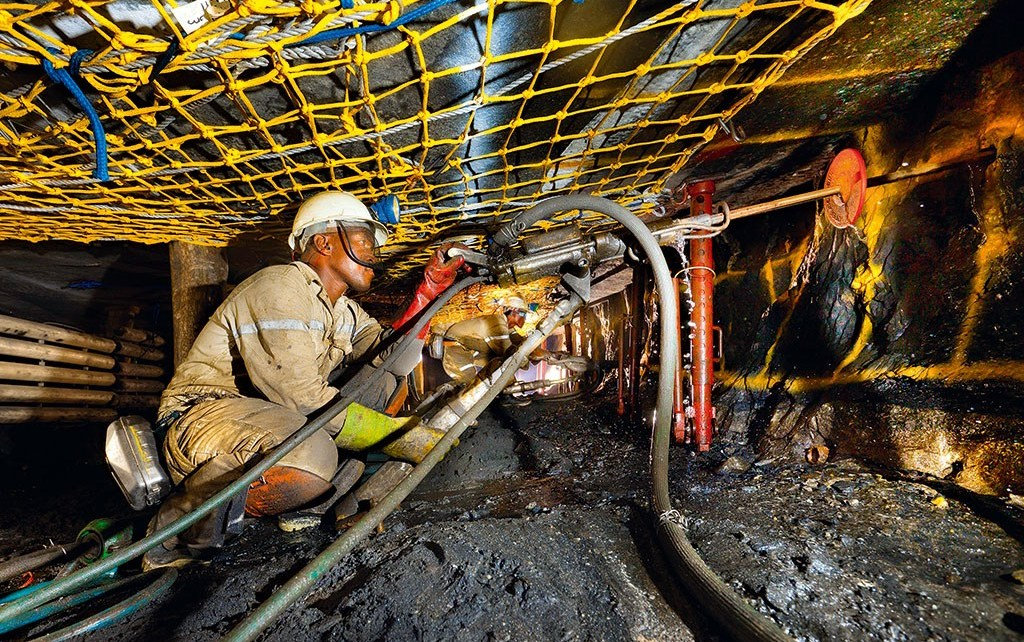
#> input picture img/mine_worker.jpg, 1024 x 642 px, found by its file name
$ jupyter execute --allow-errors Aula01_cv_proficam.ipynb   (shell and % lines are left out)   (older library calls are emulated)
#> lines starting #> are read from the running program, lines starting #| are printed output that depends on the picture; after the words box and inside, x2 and y2 are one past the last pixel; in counts of white or black regions, pixels touching at a corner belong together
# **Mestrado Profisional PROFICAM - ITV**

## **Introdução a Visão Computacional**

### Aula 01 - Exemplos de processamento de imagens com OpenCV

Documentação extra do OpenCV pode ser visualizada em: https://docs.opencv.org/master/d6/d00/tutorial_py_root.html

Documento inspirado nas atividades do curso de Visão do André Almeida (https://github.com/andre-almd/CursoVisaoComputacional-AcademiaDeOperacoesVALE)

Inicialmente precisamos clonar o repositorio com as imagens que vamos usar para os experimentos

[cell 1]
# Baixar os arquivos necessários para a aula

[cell 2]
# Imports necessários

from skimage import io
import numpy as np
import matplotlib.pyplot as plt
import imutils

import cv2
from google.colab.patches import cv2_imshow

[cell 3]
print("OpenCV version:", cv2.__version__)

[cell 4]
# Carregar a imagem do dataset
img = cv2.imread('/content/intro_cv_proficam/img/mine_worker.jpg')
#> img is the input picture: shape (642, 1024, 3); mean B, G, R 50.8, 75.8, 91.6

Temos varias formas de plotar as imagens em OpenCV no ambiente COLAB. Podemos umas uma função de OpenCV diretramente, ou usar uma biblioteca de plots e gráficos chamada Matplotlib.

O que acontece ao plotar cada uma?

[cell 5]
# Plotar imagem
cv2_imshow(img) # plotar com a funcao de OpenCV diretamente
plt.imshow(img) # plotar usando matplotlib

#### **Análise dos pixels e dos canais de cores**

A imagem plotada com matplotlib tem as cores "extranhas". Isso é pela forma em que as cores são organizadas nas imagens de OpenCV: BGR ao invez de RGB. Para converter para RGB, podemos usar o seguinte comando:

[cell 6]
# converter e plotar imagem em RGB
img_rgb = cv2.cvtColor(img, cv2.COLOR_BGR2RGB)
plt.imshow(img_rgb)

[cell 7]
# Ver os valores dos pixels em uma posição
img_rgb[0,0]
#> Out = [75, 64, 42]

[cell 8]
# Para visualizar a forma desta imagem e os canais de cor usamos "shape"
img_rgb.shape
#> Out = (642, 1024, 3)

[cell 9]
# plotar canais separados VERMELHO
plt.imshow(img_rgb[:, :, 0])

[cell 10]
# plotar canais separados VERDE
plt.imshow(img_rgb[:, :, 1])

[cell 11]
# plotar canais separados AZUL
plt.imshow(img_rgb[:, :, 2])

[cell 12]
# Print shape de um único canal
img_rgb[:, :, 0].shape
#> Out = (642, 1024)

[cell 13]
# converter imagem em tons de cinza para facilitar manipulação
img_gray = cv2.cvtColor(img_rgb, cv2.COLOR_RGB2GRAY)
cv2_imshow(img_gray)

[cell 14]
# Fatiamento da imagem
img_crop = img_gray[170:320, 260:410]
cv2_imshow(img_crop)
img_crop.shape
#> Out = (150, 150)

[cell 15]
# Captando a ROI da imagem
img_roi = img.copy()
cv2.rectangle(img_roi, (110,170), (540, 610), (255, 0, 0), 4)
cv2.rectangle(img_roi, (420, 250), (550, 450), (0, 0, 198), 4)
cv2_imshow(img_roi)

#### **Transformações de imagem**

Como rotacionar e transladar uma imagem?
Como sumar e restar imagens? Mixturar?

[cell 16]
shark = cv2.imread('/content/intro_cv_proficam/img/shark.jpg') #, cv2.IMREAD_GRAYSCALE)
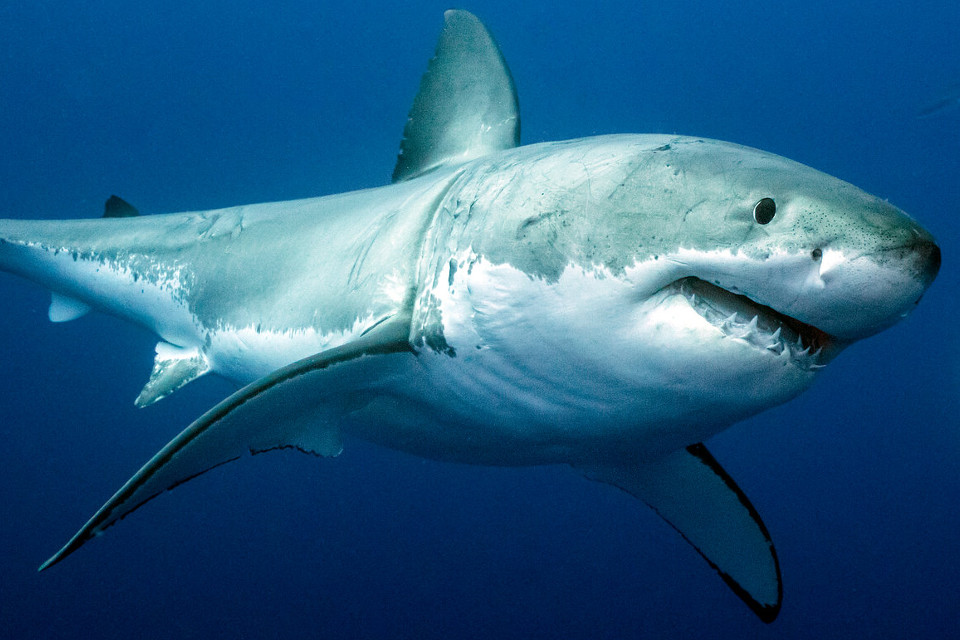
#> input picture img/shark.jpg, 960 x 640 px, found by its file name
#> shark is the input picture: shape (640, 960, 3); mean B, G, R 130.8, 92.3, 38.8
bike = cv2.imread('/content/intro_cv_proficam/img/bike.jpg') #, cv2.IMREAD_GRAYSCALE)
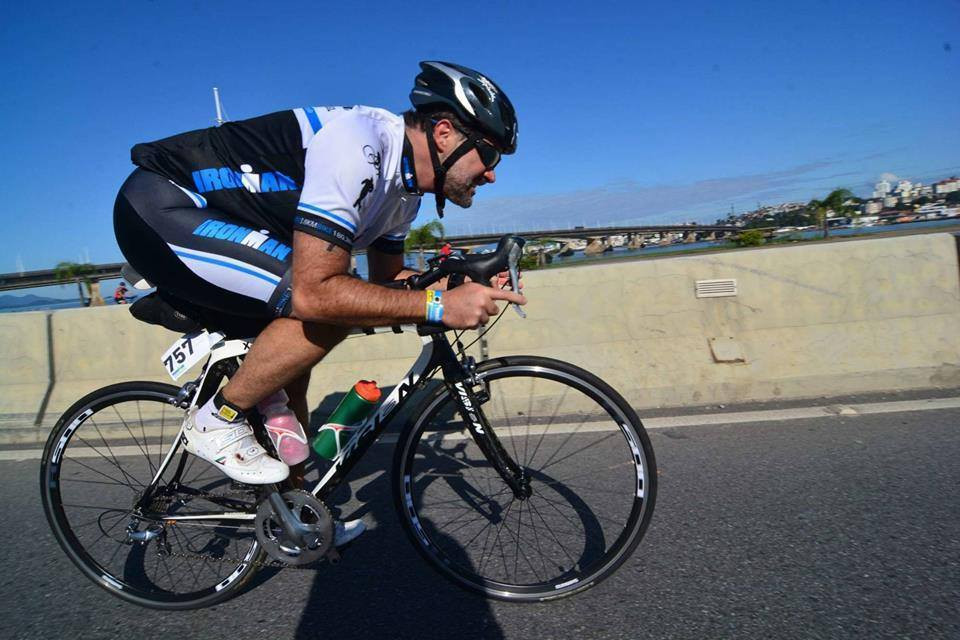
#> input picture img/bike.jpg, 960 x 640 px, found by its file name
#> bike is the input picture: shape (640, 960, 3); mean B, G, R 125.6, 104.5, 88.4
cv2_imshow(shark)
cv2_imshow(bike)

[cell 17]
# somar as duas imagens diretamente satura as cores! (valores dos pixels chegam a 255)
img_sum = shark + bike
cv2_imshow(img_sum)

[cell 18]
# para ter uma transição suave podemos colocar pessos nas imagens
img_sum = shark * 0.2 + bike * 0.8
cv2_imshow(img_sum)

[cell 19]
fish = cv2.imread('/content/intro_cv_proficam/img/fish.png', -1)
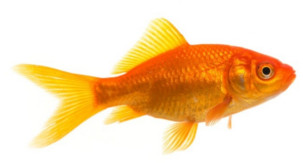
#> input picture img/fish.png, 303 x 163 px, found by its file name
#> fish is the input picture: shape (163, 303, 4); mean B, G, R, A 175.9, 214.9, 245.7, 94.9
cv2_imshow(fish)

Transladar um objeto numa direção (x, y) podemos usar a matriz de transformação M dada por:

[cell 20]
# transladar o peixe
rows, cols, c = fish.shape
#> rows = 163; cols = 303; c = 4
x_offset = 100
y_offset = 30
M = np.float32([[1, 0, x_offset],[0, 1, y_offset]])
print(M)
dst = cv2.warpAffine(fish, M, (cols,rows))
cv2_imshow(dst)

A rotação num angulo especifico Tetha é dada pela matriz:

Mas OpenCV fornece uma rotação com escala e centro de rotação ajustavel, assim a imagem pode ser rotacionada desde qualquer ponto. A matriz de rotação modificada vem dada por:

Onde:

[cell 21]
# rotacionar e escalar o peixe
fish = cv2.imread('/content/intro_cv_proficam/img/fish.png', -1)
rows, cols, c = img.shape
#> rows = 642; cols = 1024; c = 3

rotation_angle = -90
scale = 0.5

M = cv2.getRotationMatrix2D((rows/2, cols/2), rotation_angle, scale)
print(M)
#| [[ 3.061617e-17 -5.000000e-01  5.770000e+02]
#|  [ 5.000000e-01  3.061617e-17  3.515000e+02]]
dst = cv2.warpAffine(fish, M, (cols, rows))
#> dst: shape (642, 1024, 4)
cv2_imshow(dst)

#### **Convertendo canais de cores e segmentando**

- No OpenCV:
  - Hue (0 - 170)
  - Saturation (0 - 255)
  - Value (0 - 255) -> brilho

[cell 22]
# Carregar imagem das laranjas na esteira
image = cv2.imread('/content/intro_cv_proficam/img/laranjas.png')
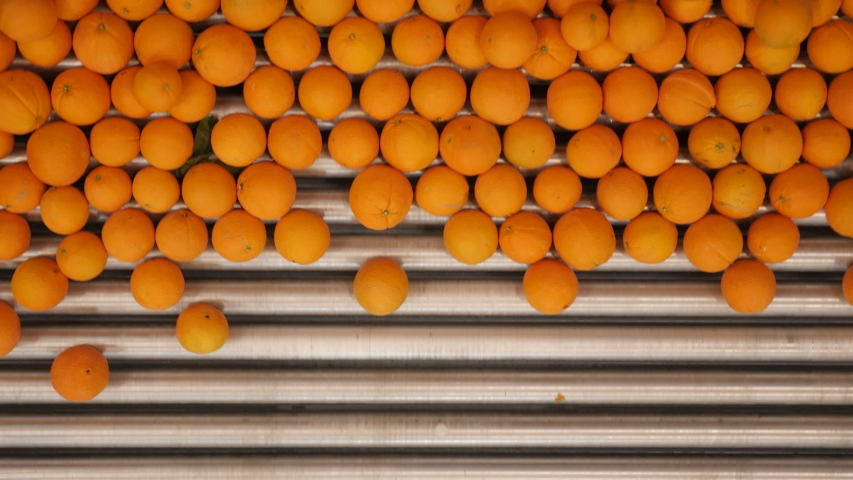
#> input picture img/laranjas.png, 853 x 480 px, found by its file name
#> image is the input picture: shape (480, 853, 3); mean B, G, R 53.8, 105.5, 165.8
cv2_imshow(image)

[cell 23]
# Converter de BGR para HSV

imageHSV = cv2.cvtColor(image, cv2.COLOR_BGR2HSV)
#> imageHSV: shape (480, 853, 3); mean H, S, V 13.2, 162.3, 165.8

# Definir o range das cores
lower_color = np.array([0, 150, 150])
upper_color = np.array([30, 255, 255])

# Threshold da imagem dentro dos limites minimo e máximo
mask = cv2.inRange(imageHSV, lower_color, upper_color)
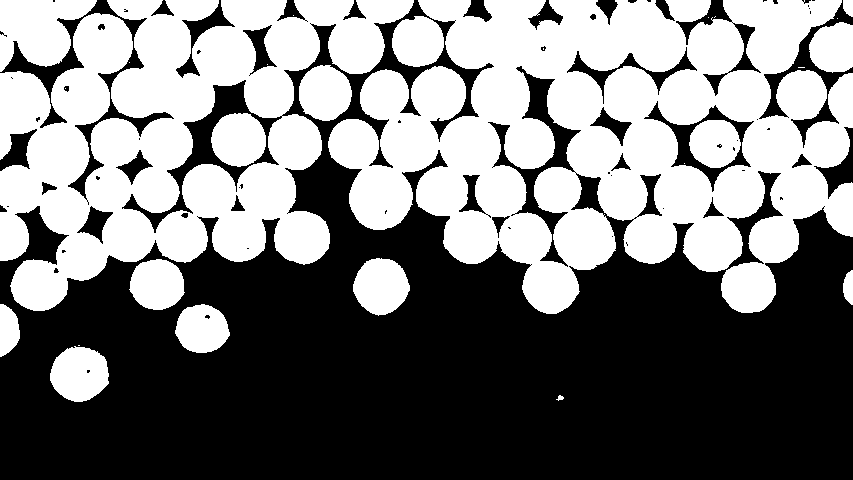
#> mask: shape (480, 853); 47.3% white; 27 white regions (11 under 20 px)

# Mostra a máscara
cv2_imshow(mask)

# Operação de bitwise para comparação entre os valores
res = cv2.bitwise_and(image, image, mask=mask)
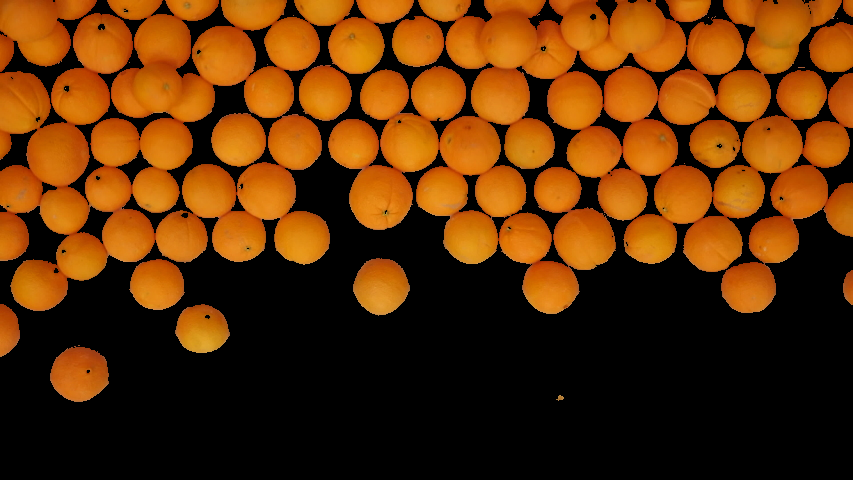
#> res: shape (480, 853, 3); mean B, G, R 5, 48.2, 95.1

# Mostra o resultado
cv2_imshow(res)

[cell 24]
# Desenhando contornos

# Encontra contornos
cnts = cv2.findContours(mask, cv2.RETR_TREE, cv2.CHAIN_APPROX_SIMPLE)
#> cnts = 106 contours, 65 with area under 20; largest, box (x1, y1, x2, y2) and area: (328, 0, 853, 314) 110007, (0, 0, 414, 311) 73495, (121, 79, 283, 234) 6382, (0, 0, 97, 72) 4364, (643, 100, 755, 193) 3962
cnts = imutils.grab_contours(cnts)

# Copia da imagem para manter original
imageC = image.copy()

# Desenha contorno por contorno na imagem cópia
for c in cnts:
  cv2.drawContours(imageC, [c], -1, (255, 0, 0), 2)
#> this loop made 106 passes
#> c on passes 4, 11, 13, 15, 16, 17, 19, 22, 25, 33, 34, 37: [[78, 345], [79, 345]], [[798, 67], [804, 67]], [[129, 62]], [[837, 18]], [[708, 17]], [[715, 16], [714, 17]], [[293, 15]], [[530, 264], [531, 263], [532, 264], [531, 265]], [[611, 236], [612, 235], [613, 236], [612, 237]], [[662, 208], [663, 207], [664, 208], [663, 209]], [[823, 206], [824, 205], [825, 206], [824, 207]], [[610, 175], [611, 174], [612, 175], [611, 176]]
#> imageC: shape (480, 853, 3); 11.07% of pixels changed, all inside (x1, y1, x2, y2) = (0, 0, 853, 403)

cv2_imshow(imageC)

[cell 25]
# Operação morfológica de erosão para tentar separar as bordas conectadas

mask2 = cv2.erode(mask, None, iterations=5)
#> mask2: shape (480, 853); 28% white; 66 white regions
cv2_imshow(mask2)

[cell 26]
# Desenhando contornos após erosão na máscara 2

# Encontra contornos
cnts = cv2.findContours(mask2, cv2.RETR_TREE, cv2.CHAIN_APPROX_SIMPLE)
#> cnts = 71 contours; largest, box (x1, y1, x2, y2) and area: (451, 0, 681, 164) 14002, (116, 19, 251, 117) 6436, (0, 128, 84, 230) 4520, (421, 121, 521, 212) 4190, (188, 168, 291, 256) 4146
cnts = imutils.grab_contours(cnts)

# Copia da imagem para manter original
imageC = image.copy()

# Desenha contorno por contorno na imagem cópia
for c in cnts:
  cv2.drawContours(imageC, [c], -1, (0, 0, 0), 2)
#> this loop made 71 passes
#> imageC: shape (480, 853, 3); 9.73% of pixels changed, all inside (x1, y1, x2, y2) = (0, 0, 853, 397)

cv2_imshow(imageC)

[cell 27]
# Encontra contornos e desenha bounding box

mask3 = cv2.erode(mask, None, iterations=7)
#> mask3: shape (480, 853); 21.3% white; 81 white regions (2 under 20 px)
cv2_imshow(mask3)

contours, _ = cv2.findContours(mask3, cv2.RETR_TREE, cv2.CHAIN_APPROX_SIMPLE)
#> contours = 82 contours, 2 with area under 20; largest, box (x1, y1, x2, y2) and area: (454, 0, 678, 118) 9266, (119, 22, 207, 115) 3751, (0, 0, 86, 58) 2340, (424, 124, 493, 209) 2324, (731, 0, 804, 67) 2235

# Copia da imagem para manter original
imageC = image.copy()

# Encontra contornos
for (i, cnt) in enumerate(contours):
  (x, y, w, h) = cv2.boundingRect(cnt)
  cv2.rectangle(imageC, (x, y), (x + w, y + h), (0, 255, 0), 1)
  cv2.putText(imageC, f'#{i}', (x + int(w/2), y + int(h/2)), cv2.FONT_HERSHEY_SIMPLEX, 0.3, (0, 255, 0), 1)
#> this loop made 82 passes
#> (x, y, w, h) on passes 1 to 12: (59, 355, 42, 39), (184, 314, 37, 31), (0, 314, 12, 32), (851, 284, 2, 8), (729, 270, 39, 35), (531, 268, 39, 38), (138, 267, 39, 35), (19, 267, 41, 36), (362, 266, 39, 41), (64, 240, 36, 33), (757, 223, 34, 33), (691, 223, 44, 41)
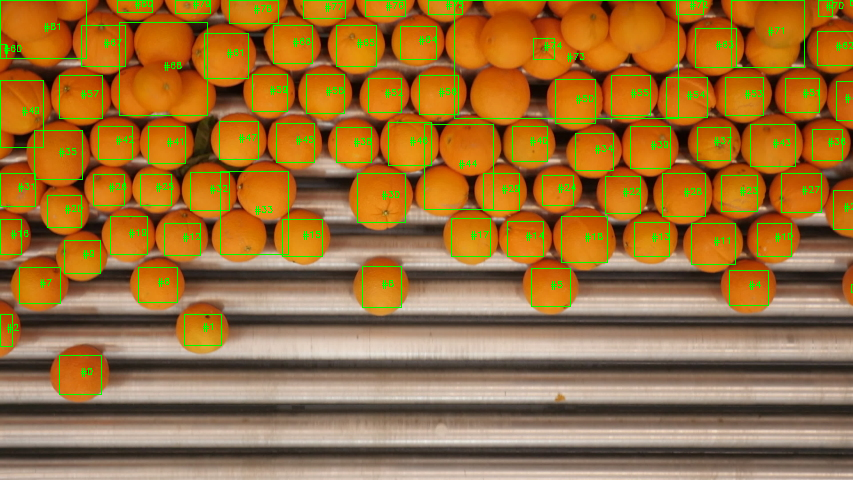
#> imageC: shape (480, 853, 3); 4.09% of pixels changed, all inside (x1, y1, x2, y2) = (0, 0, 853, 395)

cv2_imshow(imageC)

#### **Filtros e gradientes**

- O gradiente é uma mudança direcional na intensidade da imagem
- Ao estimar a direção  ou  a  orientação  juntamente  com  a  magnitude  (ou  seja, quão forte é a  mudança  de direção), podemos detectar regiões de uma imagem que se parecem com bordas.

[cell 28]
image = cv2.imread('/content/intro_cv_proficam/img/laranjas.png')
gray = cv2.cvtColor(image, cv2.COLOR_BGR2GRAY)
cv2_imshow(gray)

[cell 29]
# Aplicar detecção das bordas com a função sobel (Cálculo dos gradientes)

gX = cv2.Sobel(gray, cv2.CV_64F, dx=1, dy=0)
gY = cv2.Sobel(gray, cv2.CV_64F, dx=0, dy=1)

[cell 30]
# Visualizar gX
cv2_imshow(gX)

[cell 31]
# Visualizar gY
cv2_imshow(gY)

[cell 32]
gX = cv2.convertScaleAbs(gX)
gY = cv2.convertScaleAbs(gY)

gSoma = cv2.addWeighted(gX, 0.5, gY, 0.5, 0)
cv2_imshow(gSoma)

- Filtros de suavização

[cell 33]
# Ver imagem
cv2_imshow(image)

[cell 34]
# Blur pela média dos pixels sob o filtro: substitui o pixel central

imageB = cv2.blur(image, ksize=(10, 10))
cv2_imshow(imageB)

[cell 35]
# Suavização pelo filtro gaussiano (Ímpar)

imageG = cv2.GaussianBlur(image, (11, 11), 0)
cv2_imshow(imageG)

[cell 36]
# Suavização pela mediana (Ímpar)

imageM = cv2.medianBlur(image, 11)
cv2_imshow(imageM)

[cell 37]
def noisy(noise_typ, image):
    if noise_typ == "gauss":
        row,col,ch= image.shape
        mean = 0
        var = 200
        sigma = var**0.5
        gauss = np.random.normal(mean,sigma,(row,col,ch))
        gauss = gauss.reshape(row,col,ch)
        noisy = image + gauss
        return noisy
    elif noise_typ == "s&p":
        row,col,ch = image.shape
        s_vs_p = 0.5
        amount = 0.04
        out = np.copy(image)
        # Salt mode
        num_salt = np.ceil(amount * image.size * s_vs_p)
        coords = [np.random.randint(0, i - 1, int(num_salt))
                for i in image.shape]
        out[coords] = 1

        # Pepper mode
        num_pepper = np.ceil(amount* image.size * (1. - s_vs_p))
        coords = [np.random.randint(0, i - 1, int(num_pepper))
                for i in image.shape]
        out[coords] = 0
        return out
    elif noise_typ == "poisson":
        vals = len(np.unique(image))
        vals = 2 ** np.ceil(np.log2(vals))
        noisy = np.random.poisson(image * vals) / float(vals)
        return noisy
    elif noise_typ =="speckle":
        row,col,ch = image.shape
        gauss = np.random.randn(row,col,ch)
        gauss = gauss.reshape(row,col,ch)
        noisy = image + image * gauss
        return noisy

[cell 38]
lenna = cv2.imread('/content/intro_cv_proficam/img/lenna.png')
cv2_imshow(lenna)

#> (a cell that did not finish here is left out)

#> (a cell that did not finish here is left out)

#> (a cell that did not finish here is left out)

lenna_noise_sp = cv2.cvtColor(lenna_noise_sp, cv2.COLOR_BGR2GRAY)
cv2_imshow(lenna_noise_sp)

#> (a cell that did not finish here is left out)

#### **Contar moedas**

[cell 43]
img = cv2.imread('/content/intro_cv_proficam/img/moedas.png')
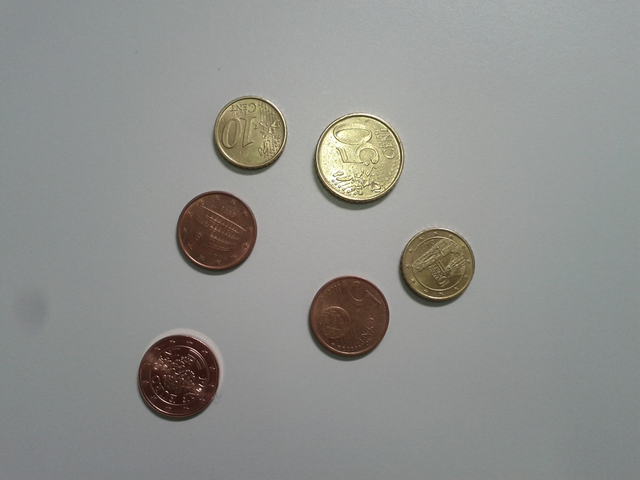
#> input picture img/moedas.png, 640 x 480 px, found by its file name
#> img is the input picture: shape (480, 640, 3); mean B, G, R 141.2, 144.4, 143.6
cv2_imshow(img)

[cell 44]
imgHSV = cv2.cvtColor(img, cv2.COLOR_BGR2HSV)
#> imgHSV: shape (480, 640, 3); mean H, S, V 66.3, 16.7, 146.6

mask1 = cv2.inRange(imgHSV, (15, 10, 10), (36, 250, 200))
#> mask1: shape (480, 640); 4.9% white; 285 white regions (275 under 20 px), largest, box (x1, y1, x2, y2) and area: (394, 223, 478, 305) 4893, (210, 95, 291, 177) 4671, (308, 106, 409, 212) 3995
cv2_imshow(mask1)

mask2 = cv2.inRange(imgHSV, (0, 100, 10), (20, 150, 100))
#> mask2: shape (480, 640); 4.2% white; 175 white regions (165 under 20 px), largest, box (x1, y1, x2, y2) and area: (310, 277, 389, 356) 4497, (177, 192, 256, 271) 4173, (139, 335, 219, 417) 3238
cv2_imshow(mask2)

mask = cv2.bitwise_or(mask1, mask2)
#> mask: shape (480, 640); 8.8% white; 287 white regions (278 under 20 px), largest, box (x1, y1, x2, y2) and area: (394, 223, 478, 305) 4893, (307, 277, 390, 359) 4788, (210, 95, 291, 177) 4671
cv2_imshow(mask)

[cell 45]
kernel = np.ones((3, 3),np.uint8)
opening = cv2.morphologyEx(mask, cv2.MORPH_OPEN, kernel)
#> opening: shape (480, 640); 7.2% white; 69 white regions (33 under 20 px), largest, box (x1, y1, x2, y2) and area: (396, 225, 475, 304) 4705, (307, 277, 389, 359) 4483, (212, 95, 288, 173) 4390
cv2_imshow(opening)

[cell 46]
dilation = cv2.dilate(opening, kernel,iterations=7)
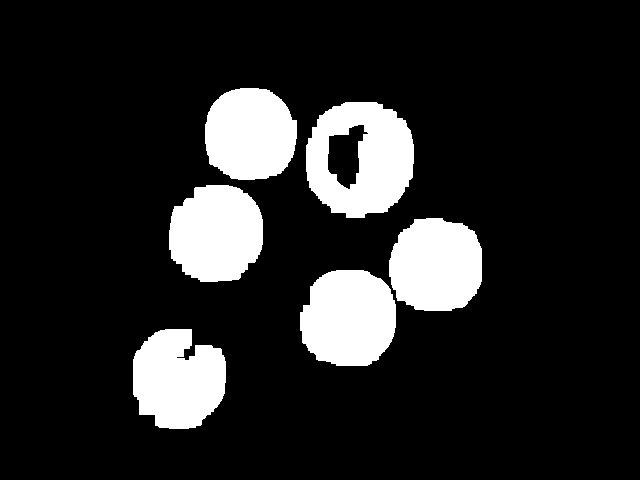
#> dilation: shape (480, 640); 14.6% white; 6 white regions
cv2_imshow(dilation)

[cell 47]
contours, hierarchy = cv2.findContours(dilation, cv2.RETR_EXTERNAL, cv2.CHAIN_APPROX_NONE)
#> contours = 6 contours; box (x1, y1, x2, y2) and area: (306, 102, 414, 218) 9920, (300, 270, 396, 366) 7392, (169, 185, 263, 282) 7222, (133, 329, 226, 429) 7068, (389, 218, 482, 311) 7022, (205, 88, 297, 180) 6799
cv2.drawContours(img, contours, -1, (0, 255, 0), 2)
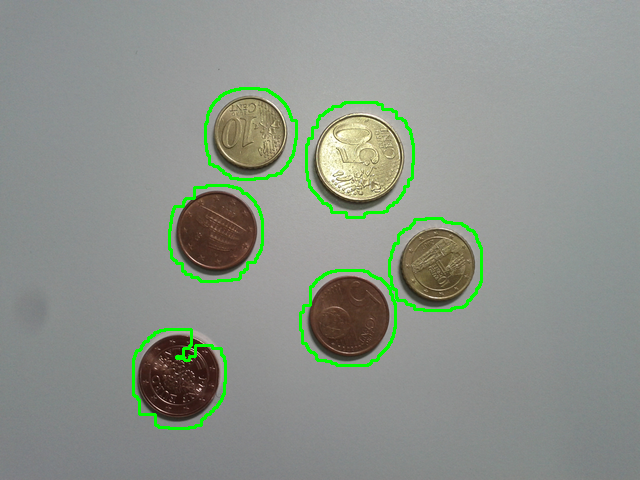
#> img: shape (480, 640, 3); 2.16% of pixels changed, all inside (x1, y1, x2, y2) = (132, 87, 483, 430)
cv2_imshow(img)

print("Quantas moedas foram encontradas?:", len(contours))
#| Quantas moedas foram encontradas?: 6
